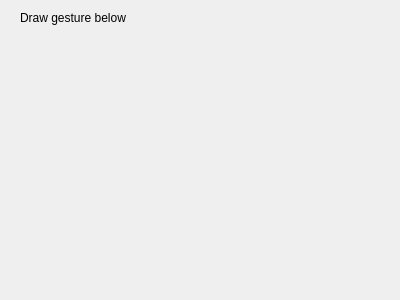
<?xml version="1.0" encoding="UTF-8"?>
<ui version="4.0">
 <class>Form</class>
 <widget class="QWidget" name="Form">
  <property name="geometry">
   <rect>
    <x>0</x>
    <y>0</y>
    <width>400</width>
    <height>300</height>
   </rect>
  </property>
  <property name="windowTitle">
   <string>Form</string>
  </property>
  <widget class="QWidget" name="verticalLayoutWidget">
   <property name="geometry">
    <rect>
     <x>10</x>
     <y>30</y>
     <width>371</width>
     <height>251</height>
    </rect>
   </property>
   <layout class="QVBoxLayout" name="drawLayout"/>
  </widget>
  <widget class="QLabel" name="label">
   <property name="geometry">
    <rect>
     <x>20</x>
     <y>10</y>
     <width>301</width>
     <height>16</height>
    </rect>
   </property>
   <property name="text">
    <string>Draw gesture below</string>
   </property>
  </widget>
 </widget>
 <resources/>
 <connections/>
</ui>
